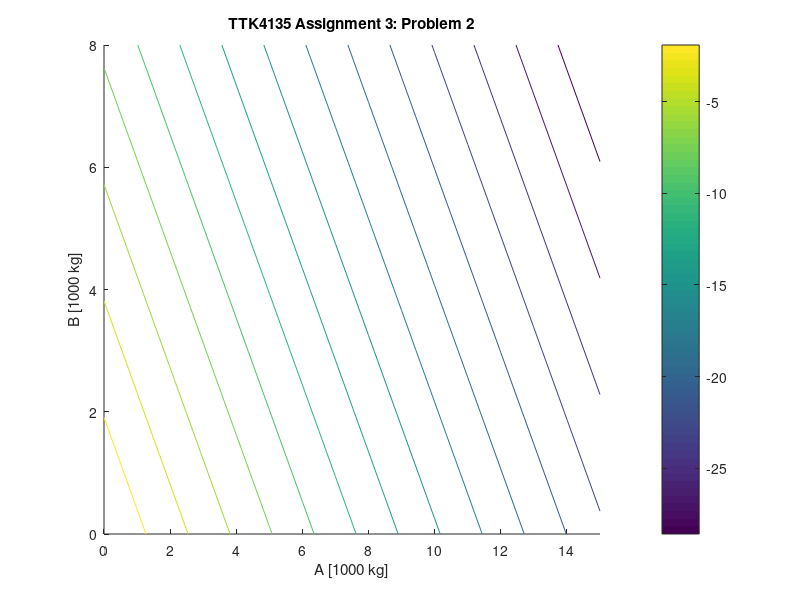

Reproduce this figure in MATLAB. (Note: this script raises an error after producing the figure.)
%% LP definition
% x  = [A; B; x3; x4];
% x3,x4: slack variables
Aeq = [2 1 1 0; 
       1 3 0 1];
beq = [8; 15];
c = [-3/2; -1; 0; 0];

f = @(a,b) c'*[a; b; 0; 0];


%% Meshgrid and contour
[X,Y] = meshgrid(0:1:15,0:1:8);
Z = zeros(size(X));
% TODO: Is there an easier way to do this?
for i = 1:size(X,1)
    for j = 1:size(X,2)
        Z(i,j) = f(X(i,j),Y(i,j));
    end
end

figure(1);
hold on;
title('TTK4135 Assignment 3: Problem 2');
xlabel('A [1000 kg]');
ylabel('B [1000 kg]');

contour(X,Y,Z,15);
colorbar; 


%% Constraints
% see separate file for function: ploteqconstraints
ploteqconstraints(Aeq, beq, 'r', 'LineWidth', 1.2);


%% Simplex method
x0 = [0 0 beq']';
[xopt, fval, iterations] = simplex(c, Aeq, beq, x0, 'report');


%% Plot x* and iterations
for i = 1:size(iterations, 2)
    p = [iterations(1,i), iterations(2,i)];
    ptxt = sprintf('%d: (%.1f,%.1f)', i, p(1), p(2));
    xshift = 0.3;
    yshift = 0.3;
    text(p(1) + xshift, p(2) + yshift, ptxt);
    
    if i == size(iterations, 2)
        plot(p(1), p(2), 'g*', 'MarkerSize', 15, 'LineWidth', 1.5);
    else
        plot(p(1), p(2), '+', 'MarkerSize', 15, 'LineWidth', 1.5);
    end
end

